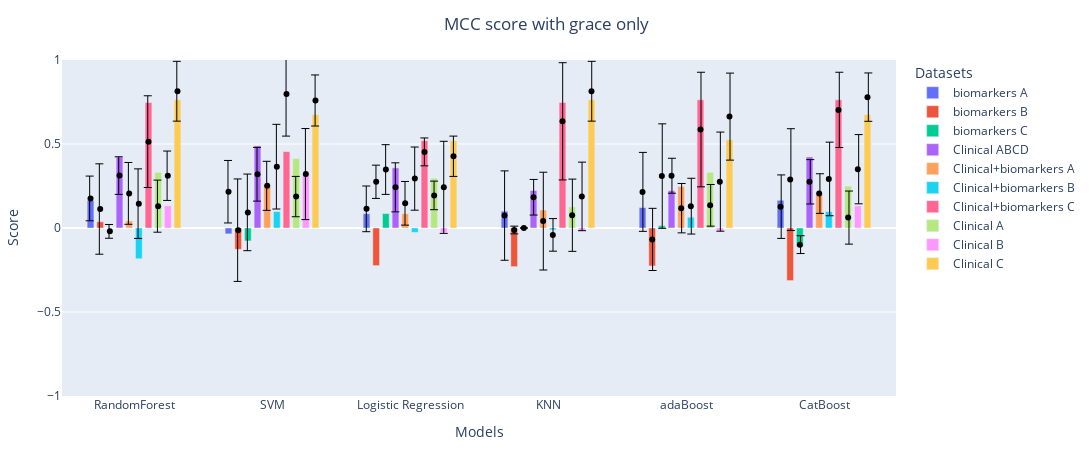
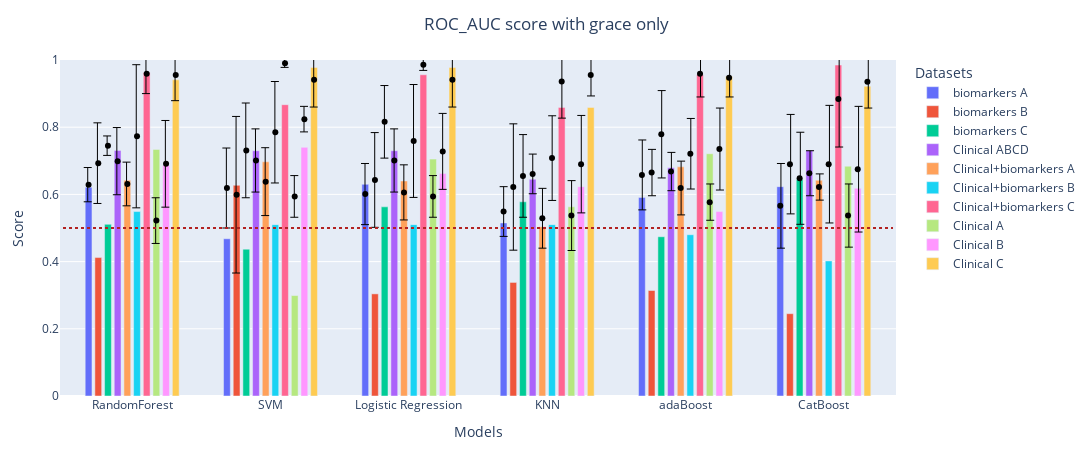

Notebook source saved alongside these figures, in order:
### Markdown cell above
#### Metrics on full datasets

### Code cell
# what metric to evaluate
# MCC F1 ROC_AUC
metrics = ['MCC', 'ROC_AUC']

for metric in metrics:
    # list of paths
    paths = [
            '../Optimisation files/Combined target/Biomarkers A/all/',
            '../Optimisation files/Combined target/Biomarkers B/all/',
            '../Optimisation files/Combined target/Biomarkers C/all/',
            '../Optimisation files/Combined target/Clinical ABCD/grace/',
            '../Optimisation files/Combined target/Biomarkers + Clinical A/grace/',
            '../Optimisation files/Combined target/Biomarkers + Clinical B/grace/',
            '../Optimisation files/Combined target/Biomarkers + Clinical C/grace/',
            '../Optimisation files/Combined target/Clinical A/grace/',
            '../Optimisation files/Combined target/Clinical B/grace/',
            '../Optimisation files/Combined target/Clinical C/grace/', 
            ]

    # create datframe for scores
    datasets = pd.DataFrame(columns=['biomarkers A','biomarkers B','biomarkers C','Clinical ABCD','Clinical+biomarkers A','Clinical+biomarkers B','Clinical+biomarkers C', 'Clinical A','Clinical B','Clinical C'])
    datasets_mean = pd.DataFrame(columns=['biomarkers A','biomarkers B','biomarkers C','Clinical ABCD','Clinical+biomarkers A','Clinical+biomarkers B','Clinical+biomarkers C', 'Clinical A','Clinical B','Clinical C'])
    datasets_std = pd.DataFrame(columns=['biomarkers A','biomarkers B','biomarkers C','Clinical ABCD','Clinical+biomarkers A','Clinical+biomarkers B','Clinical+biomarkers C', 'Clinical A','Clinical B','Clinical C'])

    # get dataframe with with scores of models from different datasets
    for i in range(len(paths)):
        table = pd.read_excel(f'{paths[i]}metrics_table.xlsx', header=[0,1], index_col=[0]) #ensemble: advanced_models_metrics, standart: metrics_table
        datasets[datasets.columns[i]] = list(table.loc[:, ('Scores on the test set', metric)].values.round(3)) 
        if metric == 'MCC':
            datasets_mean[datasets_mean.columns[i]] = list(table.loc[:, ('MCC, train set, cv=5', 'mean')].values.round(3)) 
            datasets_std[datasets_std.columns[i]] = list(table.loc[:, ('MCC, train set, cv=5', 'std')].values.round(3)) 
        if metric == 'ROC_AUC':
            datasets_mean[datasets_mean.columns[i]] = list(table.loc[:, ('ROC_AUC, train set, cv=5', 'mean')].values.round(3)) 
            datasets_std[datasets_std.columns[i]] = list(table.loc[:, ('ROC_AUC, train set, cv=5', 'std')].values.round(3)) 

    # list of models
    # standart models
    models=['RandomForest', 'SVM', 'Logistic Regression', 'KNN', 'adaBoost', 'CatBoost']
    # ensemble models
    # models=['Hard voting', 'Soft voting', 'Stacking', 'Bagging', 'adaBoosting']

    # create the graph
    fig = go.Figure(data=[go.Bar(name=column, x=models, y=datasets[column]) for column in datasets.columns])
        
    # add error whiskers from gridsearchCV
    if True:
        fig.add_traces([go.Box(name=column, x=models, 
                              y=datasets_mean[column], 
                              #  xaxis="x1",  
                              
                              marker=dict(color="black"), 
                              showlegend = False) for column in datasets.columns])
        fig.update_traces(
        selector=dict(type="box"), # update only boxes
        boxpoints="all", # show points
        pointpos=0, # centered
        jitter=0, # no jitter
        line_color="rgba(255,255,255,0)", # hide box lines
        fillcolor="rgba(255,255,255,0)", # hide box fill
        
        )
        fig.update_layout(boxmode="group",)

        fig.add_traces([go.Bar(name=column, x=models, 
                              y=datasets_mean[column], 
                              xaxis="x2",  
                              error_y=dict(type='data',  
                                            array=datasets_std[column], 
                                            color="rgba(0,0,0,1)",
                                            thickness=1), 
                              marker=dict(opacity=0,
                                          #  color="rgba(255,255,255,0)"
                                          ), 
                              showlegend = False) for column in datasets.columns])  
        

    fig.update_xaxes(title='Models')
    # Change the bar mode
    fig.update_layout(barmode='group', 
                      xaxis2={"overlaying": "x", "range": [-0.515, 5.515], "showticklabels": False},
                      bargap=0.30,
                      bargroupgap=0.3,
                      legend=dict(orientation="v", title='Datasets'), 
                      title=dict(text=f'{metric} score with grace only', x=0.5,),
                      margin=dict(l=60, r=20, t=60, b=40),)

    fig.update_yaxes(title='Score', range=[-1., 1.0])


    # add dotted line for ROC AUC = 0.5
    if metric == 'ROC_AUC':
        fig.update_yaxes(title='Score', range=[0., 1.0])
        fig.add_shape(type='line',
                        x0=-0.5,
                        y0=0.5,
                        x1=5.5,
                        y1=0.5,
                        line=dict(color='firebrick',  width=2, dash='dot'),
                        xref='x',
                        yref='y')   
    # figure size
    fig.update_layout(
        autosize=False,
        width=1300,
        height=450,) 
    fig.show()
    fig.write_image(f"../Optimisation files/Combined target/Metrics/{metric}_grace.pdf", engine="kaleido")

### Figure 1 — Plotly figure (JSON) as saved in the notebook; plotly's stock layout.template omitted (floating-point values rounded to 4 significant figures)
{"data": [{"name": "biomarkers A", "type": "bar", "x": ["RandomForest", "SVM", "Logistic Regression", "KNN", "adaBoost", "CatBoost"], "y": [0.165, -0.035, 0.085, 0.1, 0.122, 0.165]}, {"name": "biomarkers B", "type": "bar", "x": ["RandomForest", "SVM", "Logistic Regression", "KNN", "adaBoost", "CatBoost"], "y": [0.037, -0.127, -0.224, -0.23, -0.226, -0.313]}, {"name": "biomarkers C", "type": "bar", "x": ["RandomForest", "SVM", "Logistic Regression", "KNN", "adaBoost", "CatBoost"], "y": [0, -0.077, 0.086, 0, 0.014, -0.111]}, {"name": "Clinical ABCD", "type": "bar", "x": ["RandomForest", "SVM", "Logistic Regression", "KNN", "adaBoost", "CatBoost"], "y": [0.422, 0.489, 0.358, 0.223, 0.222, 0.423]}, {"name": "Clinical+biomarkers A", "type": "bar", "x": ["RandomForest", "SVM", "Logistic Regression", "KNN", "adaBoost", "CatBoost"], "y": [0.042, 0.257, 0.085, 0.107, 0.247, 0.204]}, {"name": "Clinical+biomarkers B", "type": "bar", "x": ["RandomForest", "SVM", "Logistic Regression", "KNN", "adaBoost", "CatBoost"], "y": [-0.183, 0.098, -0.026, -0.011, 0.064, 0.098]}, {"name": "Clinical+biomarkers C", "type": "bar", "x": ["RandomForest", "SVM", "Logistic Regression", "KNN", "adaBoost", "CatBoost"], "y": [0.747, 0.455, 0.52, 0.747, 0.763, 0.763]}, {"name": "Clinical A", "type": "bar", "x": ["RandomForest", "SVM", "Logistic Regression", "KNN", "adaBoost", "CatBoost"], "y": [0.331, 0.413, 0.296, 0.125, 0.331, 0.249]}, {"name": "Clinical B", "type": "bar", "x": ["RandomForest", "SVM", "Logistic Regression", "KNN", "adaBoost", "CatBoost"], "y": [0.132, 0.324, -0.026, -0.018, -0.018, 0.132]}, {"name": "Clinical C", "type": "bar", "x": ["RandomForest", "SVM", "Logistic Regression", "KNN", "adaBoost", "CatBoost"], "y": [0.763, 0.675, 0.52, 0.763, 0.526, 0.675]}, {"boxpoints": "all", "fillcolor": "rgba(255,255,255,0)", "jitter": 0, "line": {"color": "rgba(255,255,255,0)"}, "marker": {"color": "black"}, "name": "biomarkers A", "pointpos": 0, "showlegend": false, "type": "box", "x": ["RandomForest", "SVM", "Logistic Regression", "KNN", "adaBoost", "CatBoost"], "y": [0.176, 0.216, 0.114, 0.074, 0.215, 0.127]}, {"boxpoints": "all", "fillcolor": "rgba(255,255,255,0)", "jitter": 0, "line": {"color": "rgba(255,255,255,0)"}, "marker": {"color": "black"}, "name": "biomarkers B", "pointpos": 0, "showlegend": false, "type": "box", "x": ["RandomForest", "SVM", "Logistic Regression", "KNN", "adaBoost", "CatBoost"], "y": [0.113, -0.013, 0.275, -0.012, -0.068, 0.288]}, {"boxpoints": "all", "fillcolor": "rgba(255,255,255,0)", "jitter": 0, "line": {"color": "rgba(255,255,255,0)"}, "marker": {"color": "black"}, "name": "biomarkers C", "pointpos": 0, "showlegend": false, "type": "box", "x": ["RandomForest", "SVM", "Logistic Regression", "KNN", "adaBoost", "CatBoost"], "y": [-0.02, 0.093, 0.348, 0, 0.309, -0.099]}, {"boxpoints": "all", "fillcolor": "rgba(255,255,255,0)", "jitter": 0, "line": {"color": "rgba(255,255,255,0)"}, "marker": {"color": "black"}, "name": "Clinical ABCD", "pointpos": 0, "showlegend": false, "type": "box", "x": ["RandomForest", "SVM", "Logistic Regression", "KNN", "adaBoost", "CatBoost"], "y": [0.312, 0.32, 0.242, 0.183, 0.311, 0.275]}, {"boxpoints": "all", "fillcolor": "rgba(255,255,255,0)", "jitter": 0, "line": {"color": "rgba(255,255,255,0)"}, "marker": {"color": "black"}, "name": "Clinical+biomarkers A", "pointpos": 0, "showlegend": false, "type": "box", "x": ["RandomForest", "SVM", "Logistic Regression", "KNN", "adaBoost", "CatBoost"], "y": [0.206, 0.251, 0.147, 0.041, 0.118, 0.205]}, {"boxpoints": "all", "fillcolor": "rgba(255,255,255,0)", "jitter": 0, "line": {"color": "rgba(255,255,255,0)"}, "marker": {"color": "black"}, "name": "Clinical+biomarkers B", "pointpos": 0, "showlegend": false, "type": "box", "x": ["RandomForest", "SVM", "Logistic Regression", "KNN", "adaBoost", "CatBoost"], "y": [0.145, 0.365, 0.294, -0.041, 0.13, 0.292]}, {"boxpoints": "all", "fillcolor": "rgba(255,255,255,0)", "jitter": 0, "line": {"color": "rgba(255,255,255,0)"}, "marker": {"color": "black"}, "name": "Clinical+biomarkers C", "pointpos": 0, "showlegend": false, "type": "box", "x": ["RandomForest", "SVM", "Logistic Regression", "KNN", "adaBoost", "CatBoost"], "y": [0.514, 0.797, 0.453, 0.635, 0.586, 0.703]}, {"boxpoints": "all", "fillcolor": "rgba(255,255,255,0)", "jitter": 0, "line": {"color": "rgba(255,255,255,0)"}, "marker": {"color": "black"}, "name": "Clinical A", "pointpos": 0, "showlegend": false, "type": "box", "x": ["RandomForest", "SVM", "Logistic Regression", "KNN", "adaBoost", "CatBoost"], "y": [0.13, 0.187, 0.194, 0.076, 0.135, 0.062]}, {"boxpoints": "all", "fillcolor": "rgba(255,255,255,0)", "jitter": 0, "line": {"color": "rgba(255,255,255,0)"}, "marker": {"color": "black"}, "name": "Clinical B", "pointpos": 0, "showlegend": false, "type": "box", "x": ["RandomForest", "SVM", "Logistic Regression", "KNN", "adaBoost", "CatBoost"], "y": [0.311, 0.321, 0.242, 0.188, 0.276, 0.35]}, {"boxpoints": "all", "fillcolor": "rgba(255,255,255,0)", "jitter": 0, "line": {"color": "rgba(255,255,255,0)"}, "marker": {"color": "black"}, "name": "Clinical C", "pointpos": 0, "showlegend": false, "type": "box", "x": ["RandomForest", "SVM", "Logistic Regression", "KNN", "adaBoost", "CatBoost"], "y": [0.814, 0.759, 0.427, 0.814, 0.663, 0.779]}, {"error_y": {"array": [0.133, 0.186, 0.136, 0.266, 0.235, 0.189], "color": "rgba(0,0,0,1)", "thickness": 1, "type": "data"}, "marker": {"opacity": 0}, "name": "biomarkers A", "showlegend": false, "type": "bar", "x": ["RandomForest", "SVM", "Logistic Regression", "KNN", "adaBoost", "CatBoost"], "xaxis": "x2", "y": [0.176, 0.216, 0.114, 0.074, 0.215, 0.127]}, {"error_y": {"array": [0.269, 0.305, 0.099, 0.023, 0.185, 0.303], "color": "rgba(0,0,0,1)", "thickness": 1, "type": "data"}, "marker": {"opacity": 0}, "name": "biomarkers B", "showlegend": false, "type": "bar", "x": ["RandomForest", "SVM", "Logistic Regression", "KNN", "adaBoost", "CatBoost"], "xaxis": "x2", "y": [0.113, -0.013, 0.275, -0.012, -0.068, 0.288]}, {"error_y": {"array": [0.041, 0.228, 0.148, 0, 0.311, 0.053], "color": "rgba(0,0,0,1)", "thickness": 1, "type": "data"}, "marker": {"opacity": 0}, "name": "biomarkers C", "showlegend": false, "type": "bar", "x": ["RandomForest", "SVM", "Logistic Regression", "KNN", "adaBoost", "CatBoost"], "xaxis": "x2", "y": [-0.02, 0.093, 0.348, 0, 0.309, -0.099]}, {"error_y": {"array": [0.112, 0.16, 0.146, 0.106, 0.104, 0.132], "color": "rgba(0,0,0,1)", "thickness": 1, "type": "data"}, "marker": {"opacity": 0}, "name": "Clinical ABCD", "showlegend": false, "type": "bar", "x": ["RandomForest", "SVM", "Logistic Regression", "KNN", "adaBoost", "CatBoost"], "xaxis": "x2", "y": [0.312, 0.32, 0.242, 0.183, 0.311, 0.275]}, {"error_y": {"array": [0.184, 0.146, 0.13, 0.291, 0.147, 0.118], "color": "rgba(0,0,0,1)", "thickness": 1, "type": "data"}, "marker": {"opacity": 0}, "name": "Clinical+biomarkers A", "showlegend": false, "type": "bar", "x": ["RandomForest", "SVM", "Logistic Regression", "KNN", "adaBoost", "CatBoost"], "xaxis": "x2", "y": [0.206, 0.251, 0.147, 0.041, 0.118, 0.205]}, {"error_y": {"array": [0.207, 0.252, 0.188, 0.097, 0.166, 0.219], "color": "rgba(0,0,0,1)", "thickness": 1, "type": "data"}, "marker": {"opacity": 0}, "name": "Clinical+biomarkers B", "showlegend": false, "type": "bar", "x": ["RandomForest", "SVM", "Logistic Regression", "KNN", "adaBoost", "CatBoost"], "xaxis": "x2", "y": [0.145, 0.365, 0.294, -0.041, 0.13, 0.292]}, {"error_y": {"array": [0.273, 0.25, 0.083, 0.349, 0.341, 0.224], "color": "rgba(0,0,0,1)", "thickness": 1, "type": "data"}, "marker": {"opacity": 0}, "name": "Clinical+biomarkers C", "showlegend": false, "type": "bar", "x": ["RandomForest", "SVM", "Logistic Regression", "KNN", "adaBoost", "CatBoost"], "xaxis": "x2", "y": [0.514, 0.797, 0.453, 0.635, 0.586, 0.703]}, {"error_y": {"array": [0.155, 0.12, 0.085, 0.215, 0.124, 0.158], "color": "rgba(0,0,0,1)", "thickness": 1, "type": "data"}, "marker": {"opacity": 0}, "name": "Clinical A", "showlegend": false, "type": "bar", "x": ["RandomForest", "SVM", "Logistic Regression", "KNN", "adaBoost", "CatBoost"], "xaxis": "x2", "y": [0.13, 0.187, 0.194, 0.076, 0.135, 0.062]}, {"error_y": {"array": [0.147, 0.271, 0.274, 0.204, 0.295, 0.206], "color": "rgba(0,0,0,1)", "thickness": 1, "type": "data"}, "marker": {"opacity": 0}, "name": "Clinical B", "showlegend": false, "type": "bar", "x": ["RandomForest", "SVM", "Logistic Regression", "KNN", "adaBoost", "CatBoost"], "xaxis": "x2", "y": [0.311, 0.321, 0.242, 0.188, 0.276, 0.35]}, {"error_y": {"array": [0.178, 0.152, 0.12, 0.178, 0.259, 0.144], "color": "rgba(0,0,0,1)", "thickness": 1, "type": "data"}, "marker": {"opacity": 0}, "name": "Clinical C", "showlegend": false, "type": "bar", "x": ["RandomForest", "SVM", "Logistic Regression", "KNN", "adaBoost", "CatBoost"], "xaxis": "x2", "y": [0.814, 0.759, 0.427, 0.814, 0.663, 0.779]}], "layout": {"autosize": false, "bargap": 0.3, "bargroupgap": 0.3, "barmode": "group", "boxmode": "group", "height": 450, "legend": {"orientation": "v", "title": {"text": "Datasets"}}, "margin": {"b": 40, "l": 60, "r": 20, "t": 60}, "title": {"text": "MCC score with grace only", "x": 0.5}, "width": 1300, "xaxis": {"title": {"text": "Models"}}, "xaxis2": {"overlaying": "x", "range": [-0.515, 5.515], "showticklabels": false}, "yaxis": {"range": [-1, 1], "title": {"text": "Score"}}}}

### Figure 2 — Plotly figure (JSON) as saved in the notebook; plotly's stock layout.template omitted (floating-point values rounded to 4 significant figures)
{"data": [{"name": "biomarkers A", "type": "bar", "x": ["RandomForest", "SVM", "Logistic Regression", "KNN", "adaBoost", "CatBoost"], "y": [0.621, 0.468, 0.63, 0.515, 0.591, 0.623]}, {"name": "biomarkers B", "type": "bar", "x": ["RandomForest", "SVM", "Logistic Regression", "KNN", "adaBoost", "CatBoost"], "y": [0.412, 0.627, 0.304, 0.338, 0.314, 0.245]}, {"name": "biomarkers C", "type": "bar", "x": ["RandomForest", "SVM", "Logistic Regression", "KNN", "adaBoost", "CatBoost"], "y": [0.511, 0.437, 0.563, 0.578, 0.474, 0.644]}, {"name": "Clinical ABCD", "type": "bar", "x": ["RandomForest", "SVM", "Logistic Regression", "KNN", "adaBoost", "CatBoost"], "y": [0.731, 0.73, 0.73, 0.645, 0.679, 0.731]}, {"name": "Clinical+biomarkers A", "type": "bar", "x": ["RandomForest", "SVM", "Logistic Regression", "KNN", "adaBoost", "CatBoost"], "y": [0.642, 0.697, 0.64, 0.504, 0.682, 0.642]}, {"name": "Clinical+biomarkers B", "type": "bar", "x": ["RandomForest", "SVM", "Logistic Regression", "KNN", "adaBoost", "CatBoost"], "y": [0.549, 0.51, 0.51, 0.51, 0.48, 0.402]}, {"name": "Clinical+biomarkers C", "type": "bar", "x": ["RandomForest", "SVM", "Logistic Regression", "KNN", "adaBoost", "CatBoost"], "y": [0.963, 0.867, 0.956, 0.859, 0.956, 0.985]}, {"name": "Clinical A", "type": "bar", "x": ["RandomForest", "SVM", "Logistic Regression", "KNN", "adaBoost", "CatBoost"], "y": [0.734, 0.299, 0.705, 0.563, 0.721, 0.684]}, {"name": "Clinical B", "type": "bar", "x": ["RandomForest", "SVM", "Logistic Regression", "KNN", "adaBoost", "CatBoost"], "y": [0.686, 0.74, 0.662, 0.623, 0.549, 0.618]}, {"name": "Clinical C", "type": "bar", "x": ["RandomForest", "SVM", "Logistic Regression", "KNN", "adaBoost", "CatBoost"], "y": [0.941, 0.978, 0.978, 0.859, 0.952, 0.922]}, {"boxpoints": "all", "fillcolor": "rgba(255,255,255,0)", "jitter": 0, "line": {"color": "rgba(255,255,255,0)"}, "marker": {"color": "black"}, "name": "biomarkers A", "pointpos": 0, "showlegend": false, "type": "box", "x": ["RandomForest", "SVM", "Logistic Regression", "KNN", "adaBoost", "CatBoost"], "y": [0.629, 0.619, 0.601, 0.549, 0.658, 0.566]}, {"boxpoints": "all", "fillcolor": "rgba(255,255,255,0)", "jitter": 0, "line": {"color": "rgba(255,255,255,0)"}, "marker": {"color": "black"}, "name": "biomarkers B", "pointpos": 0, "showlegend": false, "type": "box", "x": ["RandomForest", "SVM", "Logistic Regression", "KNN", "adaBoost", "CatBoost"], "y": [0.693, 0.599, 0.643, 0.622, 0.665, 0.69]}, {"boxpoints": "all", "fillcolor": "rgba(255,255,255,0)", "jitter": 0, "line": {"color": "rgba(255,255,255,0)"}, "marker": {"color": "black"}, "name": "biomarkers C", "pointpos": 0, "showlegend": false, "type": "box", "x": ["RandomForest", "SVM", "Logistic Regression", "KNN", "adaBoost", "CatBoost"], "y": [0.745, 0.731, 0.816, 0.655, 0.779, 0.648]}, {"boxpoints": "all", "fillcolor": "rgba(255,255,255,0)", "jitter": 0, "line": {"color": "rgba(255,255,255,0)"}, "marker": {"color": "black"}, "name": "Clinical ABCD", "pointpos": 0, "showlegend": false, "type": "box", "x": ["RandomForest", "SVM", "Logistic Regression", "KNN", "adaBoost", "CatBoost"], "y": [0.699, 0.701, 0.701, 0.661, 0.668, 0.663]}, {"boxpoints": "all", "fillcolor": "rgba(255,255,255,0)", "jitter": 0, "line": {"color": "rgba(255,255,255,0)"}, "marker": {"color": "black"}, "name": "Clinical+biomarkers A", "pointpos": 0, "showlegend": false, "type": "box", "x": ["RandomForest", "SVM", "Logistic Regression", "KNN", "adaBoost", "CatBoost"], "y": [0.631, 0.638, 0.606, 0.529, 0.619, 0.622]}, {"boxpoints": "all", "fillcolor": "rgba(255,255,255,0)", "jitter": 0, "line": {"color": "rgba(255,255,255,0)"}, "marker": {"color": "black"}, "name": "Clinical+biomarkers B", "pointpos": 0, "showlegend": false, "type": "box", "x": ["RandomForest", "SVM", "Logistic Regression", "KNN", "adaBoost", "CatBoost"], "y": [0.773, 0.785, 0.759, 0.708, 0.721, 0.69]}, {"boxpoints": "all", "fillcolor": "rgba(255,255,255,0)", "jitter": 0, "line": {"color": "rgba(255,255,255,0)"}, "marker": {"color": "black"}, "name": "Clinical+biomarkers C", "pointpos": 0, "showlegend": false, "type": "box", "x": ["RandomForest", "SVM", "Logistic Regression", "KNN", "adaBoost", "CatBoost"], "y": [0.959, 0.99, 0.986, 0.936, 0.959, 0.884]}, {"boxpoints": "all", "fillcolor": "rgba(255,255,255,0)", "jitter": 0, "line": {"color": "rgba(255,255,255,0)"}, "marker": {"color": "black"}, "name": "Clinical A", "pointpos": 0, "showlegend": false, "type": "box", "x": ["RandomForest", "SVM", "Logistic Regression", "KNN", "adaBoost", "CatBoost"], "y": [0.522, 0.594, 0.594, 0.537, 0.577, 0.537]}, {"boxpoints": "all", "fillcolor": "rgba(255,255,255,0)", "jitter": 0, "line": {"color": "rgba(255,255,255,0)"}, "marker": {"color": "black"}, "name": "Clinical B", "pointpos": 0, "showlegend": false, "type": "box", "x": ["RandomForest", "SVM", "Logistic Regression", "KNN", "adaBoost", "CatBoost"], "y": [0.691, 0.824, 0.728, 0.69, 0.735, 0.675]}, {"boxpoints": "all", "fillcolor": "rgba(255,255,255,0)", "jitter": 0, "line": {"color": "rgba(255,255,255,0)"}, "marker": {"color": "black"}, "name": "Clinical C", "pointpos": 0, "showlegend": false, "type": "box", "x": ["RandomForest", "SVM", "Logistic Regression", "KNN", "adaBoost", "CatBoost"], "y": [0.955, 0.941, 0.941, 0.955, 0.947, 0.935]}, {"error_y": {"array": [0.051, 0.119, 0.091, 0.074, 0.104, 0.126], "color": "rgba(0,0,0,1)", "thickness": 1, "type": "data"}, "marker": {"opacity": 0}, "name": "biomarkers A", "showlegend": false, "type": "bar", "x": ["RandomForest", "SVM", "Logistic Regression", "KNN", "adaBoost", "CatBoost"], "xaxis": "x2", "y": [0.629, 0.619, 0.601, 0.549, 0.658, 0.566]}, {"error_y": {"array": [0.12, 0.233, 0.141, 0.188, 0.069, 0.148], "color": "rgba(0,0,0,1)", "thickness": 1, "type": "data"}, "marker": {"opacity": 0}, "name": "biomarkers B", "showlegend": false, "type": "bar", "x": ["RandomForest", "SVM", "Logistic Regression", "KNN", "adaBoost", "CatBoost"], "xaxis": "x2", "y": [0.693, 0.599, 0.643, 0.622, 0.665, 0.69]}, {"error_y": {"array": [0.029, 0.141, 0.108, 0.123, 0.13, 0.137], "color": "rgba(0,0,0,1)", "thickness": 1, "type": "data"}, "marker": {"opacity": 0}, "name": "biomarkers C", "showlegend": false, "type": "bar", "x": ["RandomForest", "SVM", "Logistic Regression", "KNN", "adaBoost", "CatBoost"], "xaxis": "x2", "y": [0.745, 0.731, 0.816, 0.655, 0.779, 0.648]}, {"error_y": {"array": [0.1, 0.094, 0.094, 0.059, 0.057, 0.067], "color": "rgba(0,0,0,1)", "thickness": 1, "type": "data"}, "marker": {"opacity": 0}, "name": "Clinical ABCD", "showlegend": false, "type": "bar", "x": ["RandomForest", "SVM", "Logistic Regression", "KNN", "adaBoost", "CatBoost"], "xaxis": "x2", "y": [0.699, 0.701, 0.701, 0.661, 0.668, 0.663]}, {"error_y": {"array": [0.065, 0.101, 0.082, 0.089, 0.08, 0.039], "color": "rgba(0,0,0,1)", "thickness": 1, "type": "data"}, "marker": {"opacity": 0}, "name": "Clinical+biomarkers A", "showlegend": false, "type": "bar", "x": ["RandomForest", "SVM", "Logistic Regression", "KNN", "adaBoost", "CatBoost"], "xaxis": "x2", "y": [0.631, 0.638, 0.606, 0.529, 0.619, 0.622]}, {"error_y": {"array": [0.213, 0.151, 0.168, 0.126, 0.105, 0.175], "color": "rgba(0,0,0,1)", "thickness": 1, "type": "data"}, "marker": {"opacity": 0}, "name": "Clinical+biomarkers B", "showlegend": false, "type": "bar", "x": ["RandomForest", "SVM", "Logistic Regression", "KNN", "adaBoost", "CatBoost"], "xaxis": "x2", "y": [0.773, 0.785, 0.759, 0.708, 0.721, 0.69]}, {"error_y": {"array": [0.059, 0.012, 0.017, 0.109, 0.069, 0.143], "color": "rgba(0,0,0,1)", "thickness": 1, "type": "data"}, "marker": {"opacity": 0}, "name": "Clinical+biomarkers C", "showlegend": false, "type": "bar", "x": ["RandomForest", "SVM", "Logistic Regression", "KNN", "adaBoost", "CatBoost"], "xaxis": "x2", "y": [0.959, 0.99, 0.986, 0.936, 0.959, 0.884]}, {"error_y": {"array": [0.068, 0.062, 0.062, 0.104, 0.054, 0.094], "color": "rgba(0,0,0,1)", "thickness": 1, "type": "data"}, "marker": {"opacity": 0}, "name": "Clinical A", "showlegend": false, "type": "bar", "x": ["RandomForest", "SVM", "Logistic Regression", "KNN", "adaBoost", "CatBoost"], "xaxis": "x2", "y": [0.522, 0.594, 0.594, 0.537, 0.577, 0.537]}, {"error_y": {"array": [0.129, 0.038, 0.113, 0.145, 0.122, 0.187], "color": "rgba(0,0,0,1)", "thickness": 1, "type": "data"}, "marker": {"opacity": 0}, "name": "Clinical B", "showlegend": false, "type": "bar", "x": ["RandomForest", "SVM", "Logistic Regression", "KNN", "adaBoost", "CatBoost"], "xaxis": "x2", "y": [0.691, 0.824, 0.728, 0.69, 0.735, 0.675]}, {"error_y": {"array": [0.076, 0.081, 0.081, 0.062, 0.057, 0.078], "color": "rgba(0,0,0,1)", "thickness": 1, "type": "data"}, "marker": {"opacity": 0}, "name": "Clinical C", "showlegend": false, "type": "bar", "x": ["RandomForest", "SVM", "Logistic Regression", "KNN", "adaBoost", "CatBoost"], "xaxis": "x2", "y": [0.955, 0.941, 0.941, 0.955, 0.947, 0.935]}], "layout": {"autosize": false, "bargap": 0.3, "bargroupgap": 0.3, "barmode": "group", "boxmode": "group", "height": 450, "legend": {"orientation": "v", "title": {"text": "Datasets"}}, "margin": {"b": 40, "l": 60, "r": 20, "t": 60}, "shapes": [{"line": {"color": "firebrick", "dash": "dot", "width": 2}, "type": "line", "x0": -0.5, "x1": 5.5, "xref": "x", "y0": 0.5, "y1": 0.5, "yref": "y"}], "title": {"text": "ROC_AUC score with grace only", "x": 0.5}, "width": 1300, "xaxis": {"title": {"text": "Models"}}, "xaxis2": {"overlaying": "x", "range": [-0.515, 5.515], "showticklabels": false}, "yaxis": {"range": [0, 1], "title": {"text": "Score"}}}}
